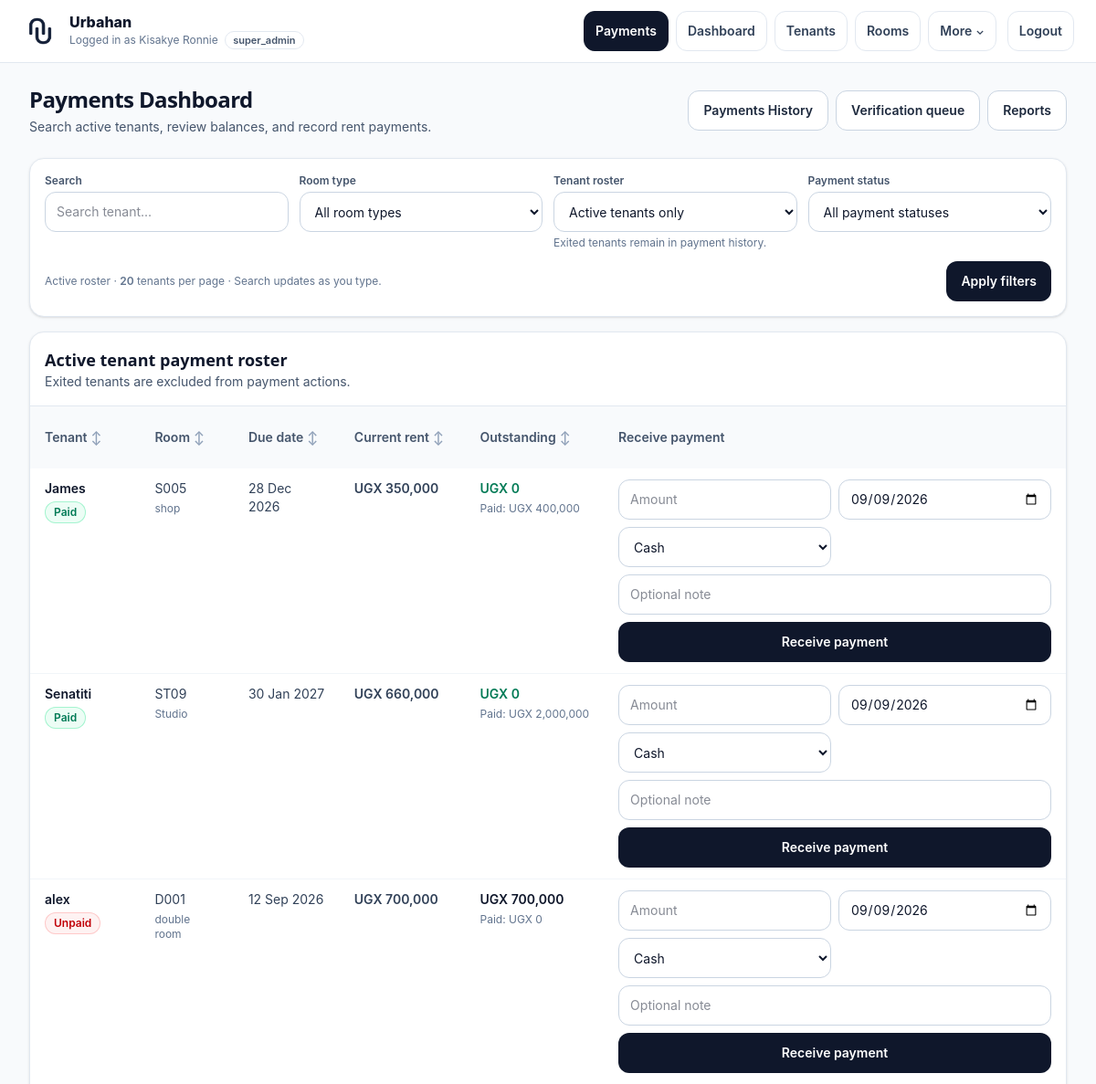
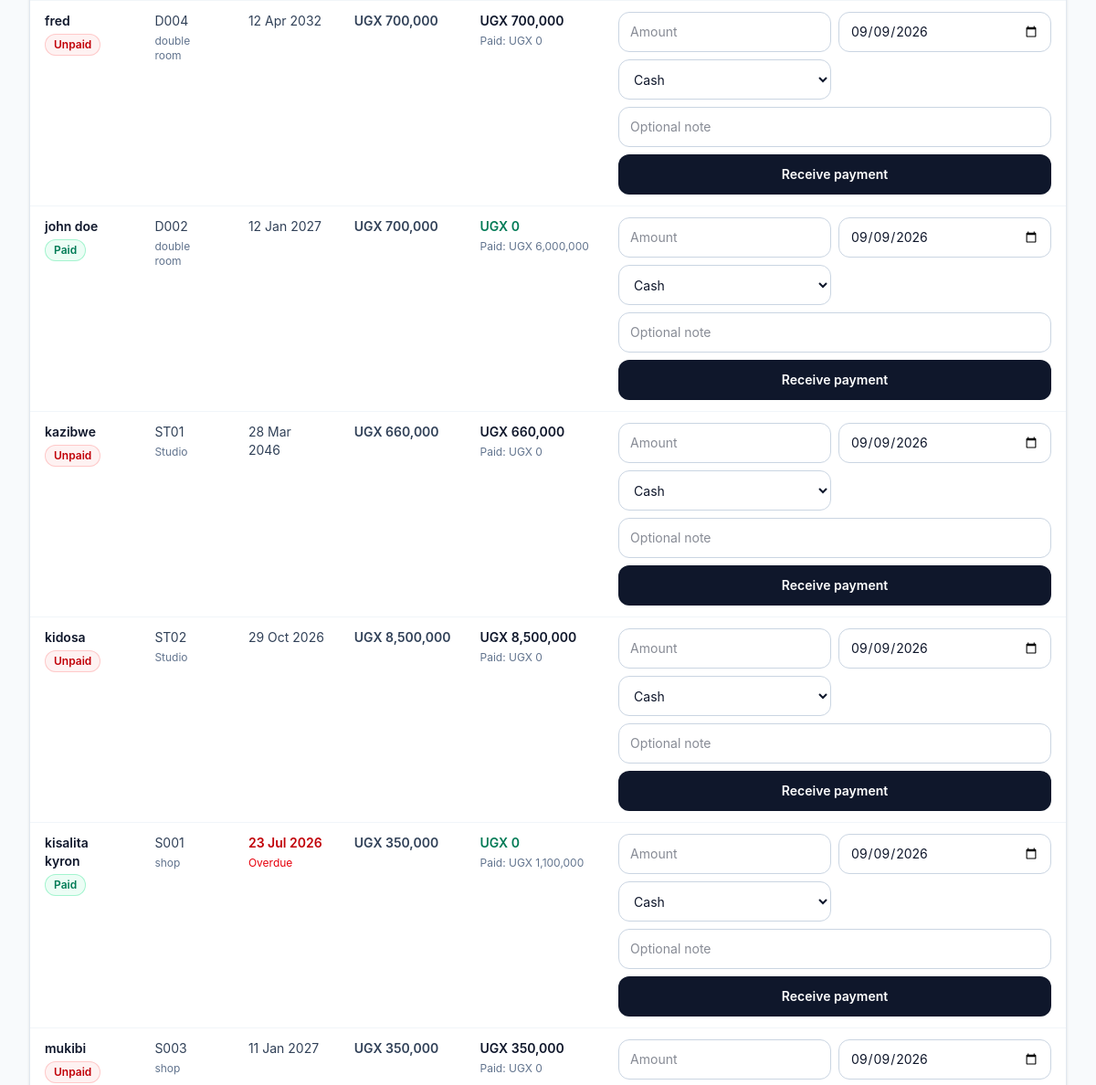
/public/payments.php (signed in, upper part), run on an earlier commit of the app's database (2 pictures, top to bottom).
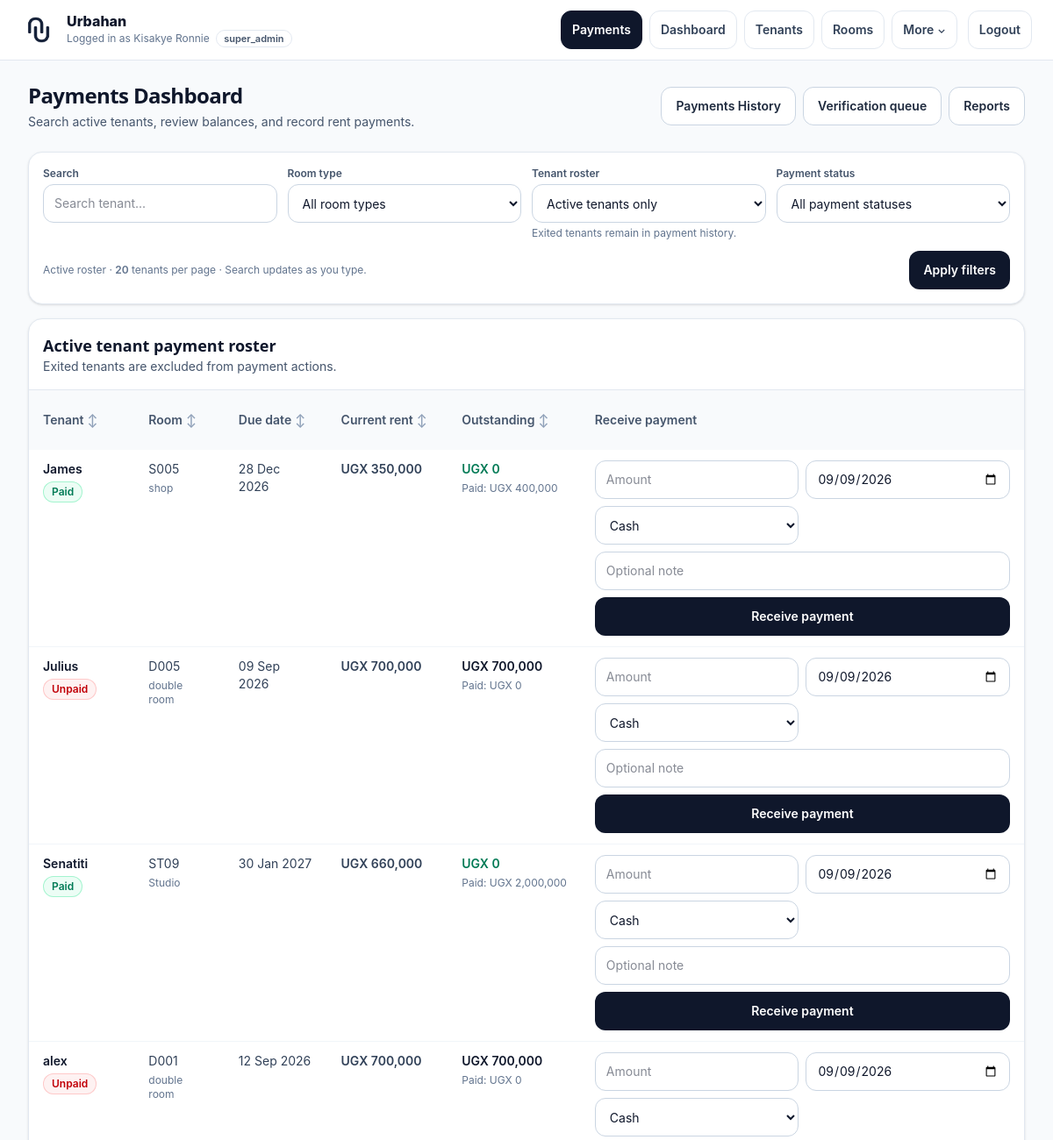
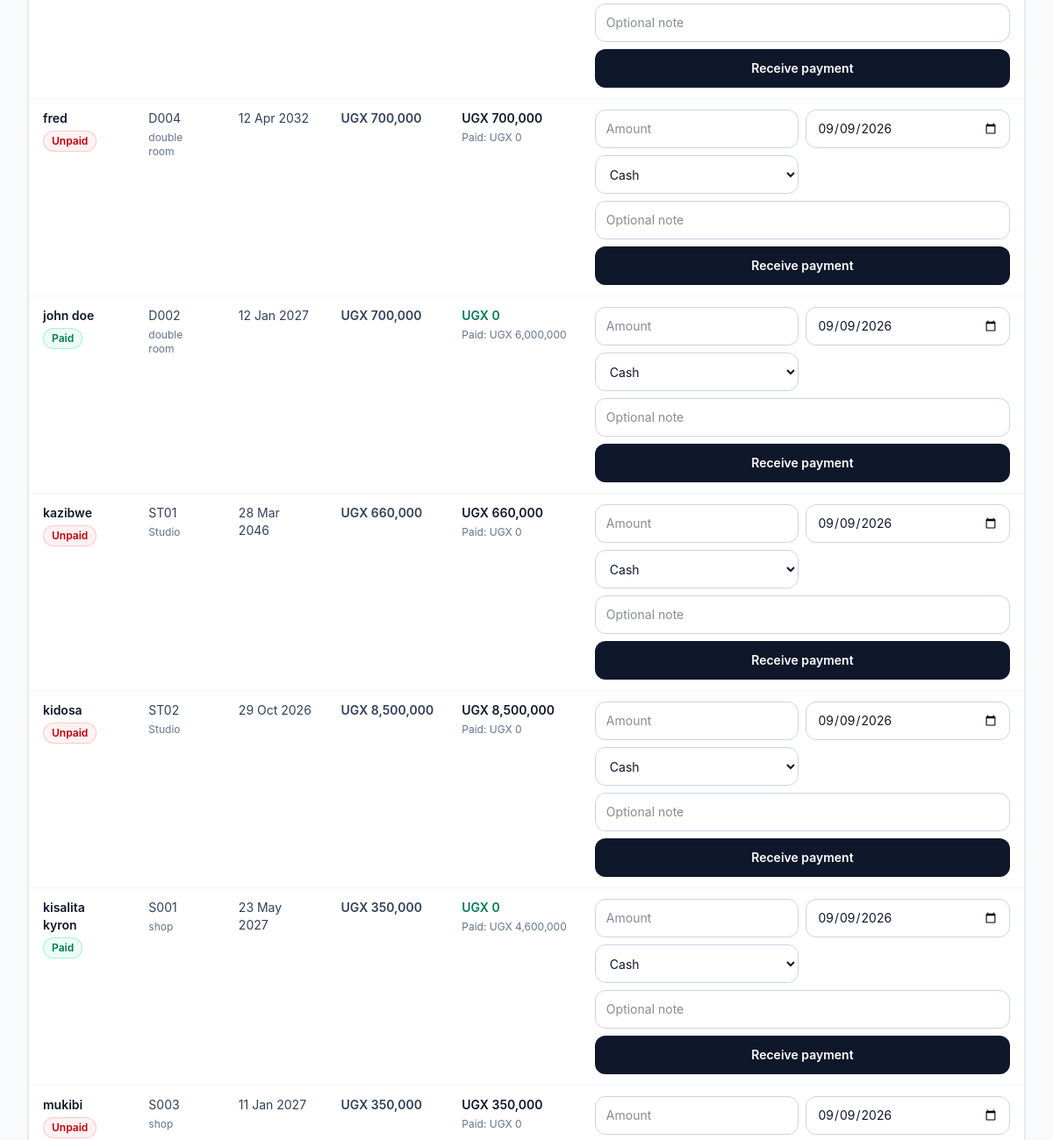
And on a later commit of the database (2 pictures, top to bottom).
### tables this page shows
CREATE TABLE "tenants" (
    id INTEGER PRIMARY KEY AUTOINCREMENT,

    admin_id INTEGER NOT NULL,
    room_id INTEGER,

    full_name TEXT NOT NULL,
    phone TEXT,
    email TEXT,

    move_in_date DATE,
    exit_date DATE,

    status TEXT DEFAULT 'active',

    rent_due_date DATE,
    rent_due_day INTEGER,
    monthly_rent REAL,

    created_at DATETIME,
    updated_at DATETIME
, account_status VARCHAR(20) DEFAULT 'password_reset_required', login_attempts INTEGER DEFAULT 0, locked_until DATETIME DEFAULT NULL, last_login DATETIME DEFAULT NULL, session_token VARCHAR(64) DEFAULT NULL, password_hash VARCHAR(255) DEFAULT NULL, must_change_password INTEGER DEFAULT 1);

### core/helpers.php (called while the page is built, shortened)
<?php
if (!function_exists('e')) {
    function e($v): string
    {
        return htmlspecialchars((string)($v ?? ''), ENT_QUOTES | ENT_SUBSTITUTE, 'UTF-8');
    }
}
if (!function_exists('current_admin_id')) {
    function current_admin_id(): int
    {
        if (isset($_SESSION['admin']['id'])) {
            return (int)$_SESSION['admin']['id'];
        }
        return (int)($_SESSION['admin_id'] ?? 0);
    }
}
?>

### public/tenant_filter.php (called while the page is built, shortened)
<?php
function getFilteredTenants(PDO $pdo, int $admin_id, array $params): array
{
    $month = date('Y-m');
    $search = isset($params['search']) && is_scalar($params['search'])
        ? trim((string)$params['search'])
        : '';
    $roomType = isset($params['room_type']) && is_scalar($params['room_type'])
        ? trim((string)$params['room_type'])
        : '';
    $tenantStatus = isset($params['tenant_status']) && is_scalar($params['tenant_status'])
        ? strtolower(trim((string)$params['tenant_status']))
        : '';
    $paymentStatus = isset($params['payment_status']) && is_scalar($params['payment_status'])
        ? strtolower(trim((string)$params['payment_status']))
        : '';
    $tenantId = isset($params['tenant_id']) && is_scalar($params['tenant_id'])
        ? filter_var($params['tenant_id'], FILTER_VALIDATE_INT)
        : false;
    $tenantId = $tenantId === false ? 0 : max(0, (int)$tenantId);
    $limit = isset($params['limit']) && is_scalar($params['limit'])
        ? (int)$params['limit']
        : 10;
    $offset = isset($params['offset']) && is_scalar($params['offset'])
        ? (int)$params['offset']
        : 0;
    $sortOrder = isset($params['sort_order']) && is_scalar($params['sort_order'])
        && strtoupper((string)$params['sort_order']) === 'DESC'
        ? 'DESC'
        : 'ASC';
    $sortMap = [
        'full_name'              => 't.full_name',
        'room_number'            => 'r.room_number',
        'rent_due_date'          => 't.rent_due_date',
        'monthly_rent_effective' => 'monthly_rent_effective',
        'paid_this_month'        => 'paid_this_month',
        'outstanding_balance'    => 'outstanding_balance',
        'status'                 => 't.status',
    ];
    $sortKey = isset($params['sort_by']) && is_scalar($params['sort_by'])
        ? (string)$params['sort_by']
        : 'full_name';
    $sortExpr = $sortMap[$sortKey] ?? 't.full_name';
    $rentExpression = "COALESCE(
        NULLIF(t.monthly_rent, 0),
        NULLIF(r.monthly_rent, 0),
        rt.default_monthly_rent,
        0
    )";
    $sql = "
        SELECT
            t.id,
            t.full_name,
            t.phone,
            t.rent_due_date,
            t.status,
            t.exit_date,
            r.room_number,
            rt.name AS room_type,
            {$rentExpression} AS monthly_rent_effective,
            COALESCE(SUM(p.amount), 0) AS paid_this_month,
            MAX(
                0,
                {$rentExpression} - COALESCE(SUM(p.amount), 0)
            ) AS outstanding_balance
        FROM tenants t
        LEFT JOIN rooms r
            ON r.id = t.room_id
        LEFT JOIN room_types rt
            ON rt.id = r.room_type_id
        LEFT JOIN payments p
            ON p.tenant_id = t.id
            AND p.admin_id = :payment_admin_id
            AND strftime('%Y-%m', p.payment_date) = :month
        WHERE t.admin_id = :admin_id
    ";
    $bind = [
        ':admin_id'         => $admin_id,
        ':payment_admin_id' => $admin_id,
        ':month'            => $month,
    ];
    $includeExited = filter_var($params['include_exited'] ?? false, FILTER_VALIDATE_BOOLEAN);
    if (!$includeExited) {
        $sql .= "
            AND LOWER(COALESCE(t.status, '')) = 'active'
            AND t.exit_date IS NULL
        ";
    } elseif (in_array($tenantStatus, ['active', 'inactive', 'exited'], true)) {
        $sql .= " AND LOWER(COALESCE(t.status, '')) = :tenant_status ";
        $bind[':tenant_status'] = $tenantStatus;
    }
    $sql .= "
        GROUP BY
            t.id,
            t.full_name,
            t.phone,
            t.rent_due_date,
            t.status,
            t.exit_date,
            t.monthly_rent,
            r.room_number,
            r.monthly_rent,
            rt.name,
            rt.default_monthly_rent
    ";
    $sql .= " ORDER BY {$sortExpr} {$sortOrder}, t.id ASC LIMIT :limit OFFSET :offset ";
    $stmt = $pdo->prepare($sql);
    $stmt->bindValue(':admin_id', $bind[':admin_id'], PDO::PARAM_INT);
    $stmt->bindValue(':payment_admin_id', $bind[':payment_admin_id'], PDO::PARAM_INT);
    $stmt->bindValue(':month', $bind[':month'], PDO::PARAM_STR);
    foreach ($bind as $key => $value) {
        if (in_array($key, [':admin_id', ':payment_admin_id', ':month'], true)) {
            continue;
        }
        $stmt->bindValue($key, $value);
    }
    $stmt->bindValue(':limit', $limit, PDO::PARAM_INT);
    $stmt->bindValue(':offset', $offset, PDO::PARAM_INT);
    $stmt->execute();
    $rows = $stmt->fetchAll(PDO::FETCH_ASSOC) ?: [];
    foreach ($rows as &$tenant) {
        $tenant['monthly_rent_effective'] = (float)($tenant['monthly_rent_effective'] ?? 0);
        $tenant['paid_this_month'] = (float)($tenant['paid_this_month'] ?? 0);
    }
    return $rows;
}

### public/partials/payment_tenant_rows.php (the view, shortened to what the changed rows need)
<?php
if (!function_exists('paymentChip')) {
    function paymentChip(string $label, string $tone): string
    {
        $map = [
            'slate' => 'bg-slate-100 text-slate-700 ring-slate-200',
            'red'   => 'bg-red-50 text-red-700 ring-red-200',
            'green' => 'bg-emerald-50 text-emerald-700 ring-emerald-200',
            'amber' => 'bg-amber-50 text-amber-700 ring-amber-200',
            'blue'  => 'bg-sky-50 text-sky-700 ring-sky-200',
        ];
        $classes = $map[$tone] ?? $map['slate'];
        return '<span class="inline-flex items-center rounded-full px-2.5 py-1 text-xs font-semibold ring-1 ring-inset ' . $classes . '">' . e($label) . '</span>';
    }
}
$tenants = $tenants ?? [];
$paymentFormData = $paymentFormData ?? [];
$paymentActionQuery = $paymentActionQuery ?? [];
$paymentAction = 'payments.php';
if ($paymentActionQuery) {
    $paymentAction .= '?' . http_build_query($paymentActionQuery);
}
$today = date('Y-m-d');
$postedTenantId = (int)($paymentFormData['tenant_id'] ?? 0);
?>
<?php foreach ($tenants as $tenant): ?>
  <?php
    $tenantId = (int)($tenant['id'] ?? 0);
    $tenantName = (string)($tenant['full_name'] ?? '');
    $dueRaw = (string)($tenant['rent_due_date'] ?? '');
    $dueTimestamp = $dueRaw !== '' ? strtotime($dueRaw) : false;
    $isOverdue = $dueTimestamp !== false && $dueTimestamp < strtotime($today);
    $rent = (float)($tenant['monthly_rent_effective'] ?? 0);
    $paid = (float)($tenant['paid_this_month'] ?? 0);
    $outstanding = (float)($tenant['outstanding_balance'] ?? 0);
    if ($rent <= 0) {
        $statusChip = paymentChip('Rent missing', 'red');
    } elseif ($outstanding <= 0.00001) {
        $statusChip = paymentChip('Paid', 'green');
    } elseif ($paid > 0) {
        $statusChip = paymentChip('Partial', 'amber');
    } else {
        $statusChip = paymentChip('Unpaid', 'red');
    }
    $isPostedTenant = $postedTenantId === $tenantId;
    $amountValue = $isPostedTenant ? (string)($paymentFormData['amount'] ?? '') : '';
    $dateValue = $isPostedTenant
        ? (string)($paymentFormData['payment_date'] ?? $today)
        : $today;
    $methodValue = $isPostedTenant
        ? (string)($paymentFormData['method'] ?? 'cash')
        : 'cash';
    $noteValue = $isPostedTenant ? (string)($paymentFormData['note'] ?? '') : '';
  ?>
  <tr class="align-top hover:bg-slate-50">
    <td class="px-4 py-3">
      <div class="font-semibold text-slate-900"><?= e($tenantName) ?></div>
      <div class="mt-1"><?= $statusChip ?></div>
    </td>
    <td class="px-4 py-3 text-slate-700">
      <?= e($tenant['room_number'] ?? '-') ?>
      <?php if (!empty($tenant['room_type'])): ?>
        <div class="mt-1 text-xs text-slate-500"><?= e($tenant['room_type']) ?></div>
      <?php endif; ?>
    </td>
    <td class="px-4 py-3">
      <div class="<?= $isOverdue ? 'font-semibold text-red-700' : 'text-slate-700' ?>">
        <?= e($dueTimestamp !== false ? date('d M Y', $dueTimestamp) : '—') ?>
      </div>
      <?php if ($isOverdue): ?>
        <div class="mt-1 text-xs text-red-600">Overdue</div>
      <?php endif; ?>
    </td>
    <td class="px-4 py-3 whitespace-nowrap font-semibold text-slate-700">
      UGX <?= e(number_format($rent, 0)) ?>
    </td>
    <td class="px-4 py-3 whitespace-nowrap">
      <div class="font-semibold <?= $outstanding > 0 ? 'text-slate-900' : 'text-emerald-700' ?>">
        UGX <?= e(number_format($outstanding, 0)) ?>
      </div>
      <div class="mt-1 text-xs text-slate-500">Paid: UGX <?= e(number_format($paid, 0)) ?></div>
    </td>
    <td class="px-4 py-3">
      <form method="post" action="<?= e($paymentAction) ?>" class="flex min-w-[520px] flex-col gap-2 lg:min-w-0" data-payment-form>
        <div class="grid grid-cols-1 gap-2 sm:grid-cols-2 xl:grid-cols-5">
          <div>
            <input
              id="payment_amount_<?= $tenantId ?>"
              type="number"
              name="amount"
              min="0.01"
              step="0.01"
              inputmode="decimal"
              required
              value="<?= e($amountValue) ?>"
              placeholder="Amount"
              class="min-h-11 w-full rounded-xl border border-slate-300 bg-white px-3 py-2 text-sm outline-none transition focus:border-slate-500 focus:ring-2 focus:ring-slate-200"
            >
          </div>
          <div>
            <input
              id="payment_date_<?= $tenantId ?>"
              type="date"
              name="payment_date"
              value="<?= e($dateValue) ?>"
              required
              class="min-h-11 w-full rounded-xl border border-slate-300 bg-white px-3 py-2 text-sm outline-none transition focus:border-slate-500 focus:ring-2 focus:ring-slate-200"
            >
          </div>
          <div>
            <select
              id="payment_method_<?= $tenantId ?>"
              name="method"
              class="min-h-11 w-full rounded-xl border border-slate-300 bg-white px-3 py-2 text-sm outline-none transition focus:border-slate-500 focus:ring-2 focus:ring-slate-200"
            >
              <option value="cash" <?= $methodValue === 'cash' ? 'selected' : '' ?>>Cash</option>
            </select>
          </div>
          <div class="sm:col-span-2 xl:col-span-2">
            <input
              id="payment_note_<?= $tenantId ?>"
              type="text"
              name="note"
              maxlength="160"
              value="<?= e($noteValue) ?>"
              placeholder="Optional note"
              class="min-h-11 w-full rounded-xl border border-slate-300 bg-white px-3 py-2 text-sm outline-none transition focus:border-slate-500 focus:ring-2 focus:ring-slate-200"
            >
          </div>
        </div>
        <button
          type="submit"
          name="receive_payment"
          value="1"
          data-payment-submit
          data-submitting-label="Saving…"
          class="inline-flex min-h-11 w-full items-center justify-center rounded-xl bg-slate-900 px-4 py-2 text-sm font-semibold text-white transition hover:bg-slate-800 focus-visible:outline-2 focus-visible:outline-offset-2 focus-visible:outline-slate-900 disabled:cursor-not-allowed disabled:opacity-60 sm:w-auto"
        >
          Receive payment
        </button>
      </form>
    </td>
  </tr>
<?php endforeach; ?>

What changed in the data, as far as the page shows it:
added tenants: full_name "Julius", label "Unpaid", room_number "D005", room_type "double room", rent_due_date "09 Sep 2026", rent "700,000", outstanding "700,000", paid "0", payment_date "09/09/2026", method "Cash"
changed tenants "kisalita kyron": rent_due_date "23 Jul 2026" → "23 May 2027"; paid "1,100,000" → "4,600,000"; no longer shows "Overdue"
